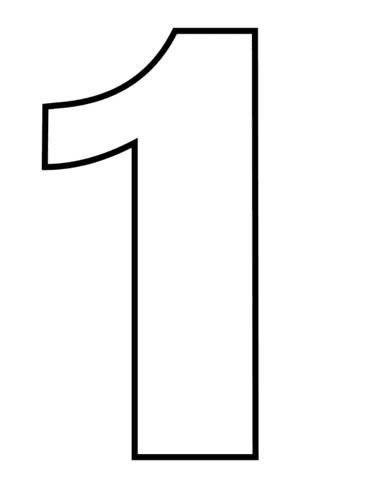
#> input picture EIN/1_1.png, 371 x 480 px, found by its file name
$ python question1.1.py
#> lines starting #> are read from the running program, lines starting #| are printed output that depends on the picture; after the words box and inside, x2 and y2 are one past the last pixel; in counts of white or black regions, pixels touching at a corner belong together
#Implemente o algoritmo da cadeia, escolha um dos números e imprima o código encontrado.*/
import cv2
import numpy as np
import matplotlib as plt


dim = (300,300)

#vamos ver o grau de conectividade. 4 ou 8? boa ver. nesse caso, vamos ver 4 dimensões do xy lá. para isso, vou criar uma função chamada verify que deve receber como parametros a imagem, o ponto de referência e a conectividade em si*/
def verify(imcolor, point, conec):

    #beleza. se minha conec for igual a 4 (lembre-se: estou vendo 4 dim, Vivi. Então vamos só verificar 4 pontos, óbvio. código da cadeia de 4 direções), o ponto vai aparecer
    if conec == 4:
        print (point)
        #depois vou conferir se há algo no ponto abaixo (algo = 255. prof disse que se fosse booleana, 0 e 1, a imagem iria ficar preta e branca, mais ou menos assim)
        if imcolor[point[0]-1, point[1]] == 255:
            #se sim, vamos atribuir 0 a este ponto!!!!!!
            imcolor[point[0]-1,point[1]] = 0
            print('0')
            return (point[0]-1, point[1])

        #verifica segundo ponto que nem o primeiro
        elif imcolor[point[0], point[1]+1] == 255:
                imcolor[point[0],point[1]+1] = 0
                print('1')
                return (point[0], point[1]+1)

        #verificar terceito ponto que nem o segundo
        elif imcolor[point[0]+1, point[1]] == 255:
                imcolor[point[0]+1, point[1]] = 0
                print('2')
                return (point[0]+1, point[1])

        #verifica quarto ponto que nem o terceiro
        elif imcolor[point[0], point[1]-1] == 255:
                imcolor[point[0],point[1]-1] = 0
                print('3')
                return (point[0], point[1]-1)
        #se n tiver nada, taca o "none" (printar, no caso)
        else:
            print('none')

    else:
        return point


#bora normalizar a imagem!
def norImcolor(im):
    im = (im - im.min()) / (im.max() - im.min())
    final_im = (im * 255).astype(np.uint8)
    return final_im

#após normalizaçaão da imagem, vou lê-la e convertê-la em binário
imcolor = cv2.imread("/home/vivi/Documentos/LAPISCO-DATA-SCIENCE-IMAGE/EIN/1_1.png")
#> imcolor is the input picture: shape (480, 371, 3); min 0, max 255, mean 244.1
imcolor = cv2.resize(imcolor, dim, interpolation = cv2.INTER_AREA)
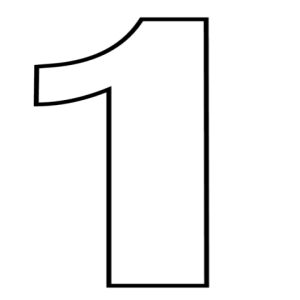
#> imcolor: shape (300, 300, 3); min 0, max 255, mean 244.1
imcolorBina = 255 - imcolor[:,:,0]
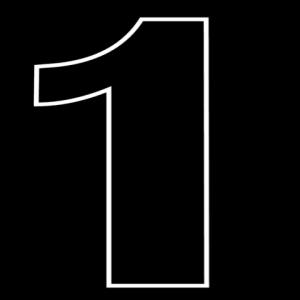
#> imcolorBina: shape (300, 300); min 0, max 255, mean 10.9

#limiriazinado e multiplicando por 1. Após ser limiriaziada, será atribuída a imcolornew
imcolorNew = norImcolor((imcolorBina>100)*1)
#> in norImcolor, `im = (im - im.min()) / (im.max() - im.min())`:
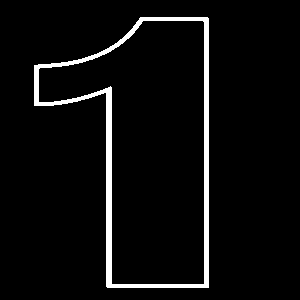
#> im: shape (300, 300) float64; values 0 (black) and 1 (white), 4.6% white; 1 white region, box (x1, y1, x2, y2) and area: (34, 17, 209, 288) 4173
#fazer a matriz de zeros, o shape de entrada será o da imagem binarizada
imcolorNew = np.zeros(np.shape(imcolorBina))
#criar a array 3x3 de 1's, do tipo inteiros (0 a 255). vamos usar na dilatação.
kernel = np.ones((3,3), np.uint8)

#plotação da imcolornew
imcolorCopy = np.copy(imcolorNew)
imcolor_plotada = np.zeros(np.shape(imcolor))
imcolor_plotada[:,:,0] = imcolor_plotada[:,:,1] = imcolor_plotada[:,:,2] = imcolorCopy
#> imcolor_plotada: shape (300, 300, 3) float64; every value is 0


#exibição da imagem plotada
cv2.imshow('Imagem', imcolor_plotada)
cv2.waitKey(0)

#dilatação da partezinha branca
imcolorNew = cv2.dilate(imcolorNew, kernel, iterations=1) - imcolorNew

#onde existem valores iguais a 255? Aplicando essa função vamos saber onde tem os 255, através de uma lista
max_xy = np.where(imcolorNew == 255)
#> max_xy = (empty array, empty array)
#> (the run stopped early here; a loop or call above may not have finished)

$ run again, with EIN/1_4.png copied over EIN/1_1.png
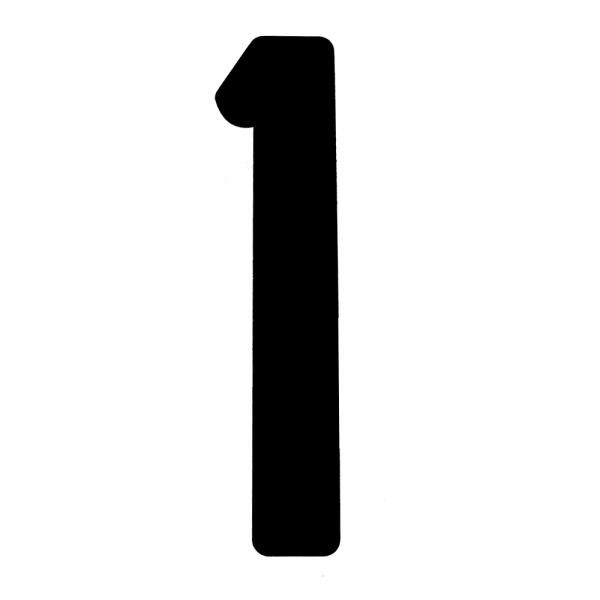
#> input picture EIN/1_4.png, 600 x 600 px, found by its file name
#> imcolor is the input picture: shape (600, 600, 3); min 0, max 255, mean 221.9
#> imcolor: shape (300, 300, 3)
#> `imcolorBina = 255 - imcolor[:,:,0]`:
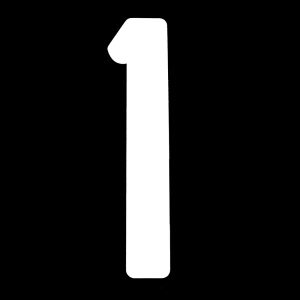
#> imcolorBina: shape (300, 300); min 0, max 255, mean 32.8
#> in norImcolor, `im = (im - im.min()) / (im.max() - im.min())`:
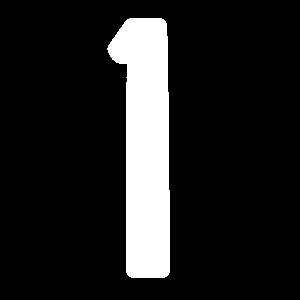
#> im: shape (300, 300) float64; values 0 (black) and 1 (white), 12.9% white; 1 white region, box (x1, y1, x2, y2) and area: (107, 18, 170, 278) 11630
#> imcolor_plotada: shape (300, 300, 3) float64; every value is 0

$ run again, with EIN/1_6.png copied over EIN/1_1.png
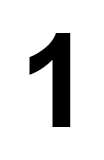
#> input picture EIN/1_6.png, 104 x 160 px, found by its file name
#> imcolor is the input picture: shape (160, 104, 3); min 0, max 255, mean 223.2
#> `imcolor = cv2.resize(imcolor, dim, interpolation = cv2.INTER_AREA)`:
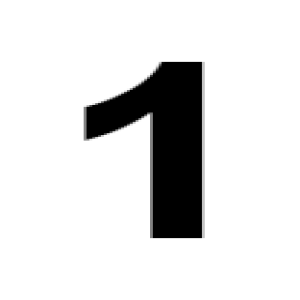
#> imcolor: shape (300, 300, 3); min 0, max 255, mean 223.2
#> in norImcolor, `im = (im - im.min()) / (im.max() - im.min())`:
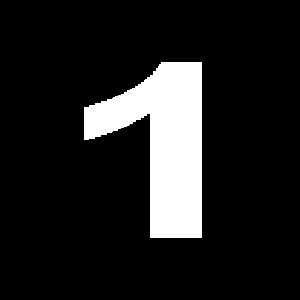
#> im: shape (300, 300) float64; values 0 (black) and 1 (white), 12.6% white; 1 white region, box (x1, y1, x2, y2) and area: (84, 62, 202, 238) 11351
#> imcolor_plotada: shape (300, 300, 3) float64; every value is 0
